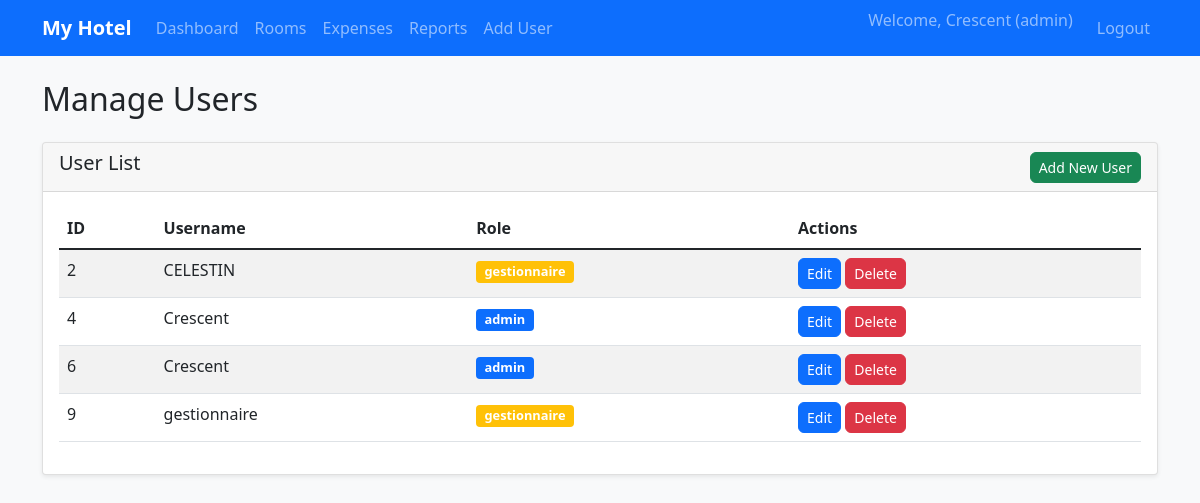
The app's page /users (signed in) with its own data.
### tables this page shows
CREATE TABLE users (
            id INTEGER PRIMARY KEY AUTOINCREMENT,
            name TEXT NOT NULL,
            role TEXT NOT NULL,
            password TEXT NOT NULL
        , created_at TEXT);

### app.py (the view)
@app.route('/users')
@login_required(role='admin')
def users():
    conn = get_db_connection()
    users_list = conn.execute('SELECT * FROM users WHERE id != ? ORDER BY name', (session['user_id'],)).fetchall()
    conn.close()
    return render_template('users.html', users=users_list)

### app.py (called while the page is built)
def login_required(role=None):
    def decorator(f):
        @functools.wraps(f)
        def decorated_function(*args, **kwargs):
            if 'user_id' not in session:
                return redirect(url_for('login'))
            if role and session.get('role') != role:
                flash('Access denied. Insufficient permissions.', 'danger')
                return redirect(url_for('dashboard'))
            return f(*args, **kwargs)
        return decorated_function
    return decorator

### database.py (called while the page is built)
def get_db_connection():
    conn = sqlite3.connect('hotel.db')
    conn.row_factory = sqlite3.Row
    return conn

### templates/users.html (shortened to what this page needs)
{% extends "base.html" %}
{% block content %}
<h2 class="mb-4">Manage Users</h2>
<div class="card">
    <div class="card-header d-flex justify-content-between align-items-center">
        <h5>User List</h5>
        <a href="{{ url_for('add_user') }}" class="btn btn-success btn-sm">Add New User</a>
    </div>
    <div class="card-body">
        {% if users %}
        <div class="table-responsive">
            <table class="table table-striped">
                <thead>
                    <tr>
                        <th>ID</th>
                        <th>Username</th>
                        <th>Role</th>
                        <th>Actions</th>
                    </tr>
                </thead>
                <tbody>
                    {% for user in users %}
                    <tr>
                        <td>{{ user.id }}</td>
                        <td>{{ user.name }}</td>
                        <td>
                            <span class="badge bg-{{ 'primary' if user.role == 'admin' else 'warning' }}">
                                {{ user.role }}
                            </span>
                        </td>
                        <td>
                            <a href="{{ url_for('edit_user', user_id=user.id) }}" class="btn btn-primary btn-sm">Edit</a>
                            <a href="{{ url_for('delete_user', user_id=user.id) }}"
                               class="btn btn-danger btn-sm"
                               onclick="return confirm('Are you sure you want to delete this user?')">
                                Delete
                            </a>
                        </td>
                    </tr>
                    {% endfor %}
                </tbody>
            </table>
        </div>
        {% else %}
        <p class="text-muted">No users found.</p>
        {% endif %}
    </div>
</div>
{% endblock %}

### static/css/style.css (style rules this page uses)
body { background-color: #f8f9fa; }
.card { box-shadow: 0 0.125rem 0.25rem rgba(0, 0, 0, 0.075); border: 1px solid rgba(0, 0, 0, 0.125); }
.table th { border-top: none; }
.badge { font-size: 0.8em; }
.btn { border-radius: 0.375rem; }

### records on screen
users: id "2", name "CELESTIN", role "gestionnaire"
users: id "4", name "Crescent", role "admin"
users: id "6", name "Crescent", role "admin"
users: id "9", name "gestionnaire", role "gestionnaire"

### other values on screen
{{ session.username }} "Crescent"
{{ session.role }} "admin"
